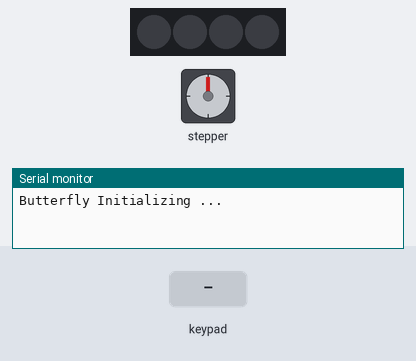
Simulated run of this sketch. Board: Arduino Uno, built with avr-gcc and run on an emulated ATmega328P. Shown: 4 RGB LEDs in strip order, left to right, stepper motor, the last lines printed to the serial monitor. Inputs (shaded band) come from the test bench. Dim RGB values are drawn brighter than linear; the strip is taken to match the declared colour order; stepper angles assume 200 steps per turn.

Above: at 4.2 s.
4.3 s: key '1' pressed
At 5.48 s:
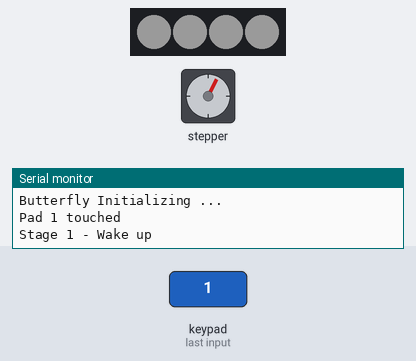
At 8.91 s:
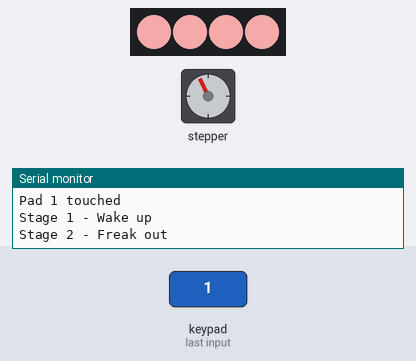
Timing chart, 0 to 17.8 s (numbered marks = the images above; inputs shaded):
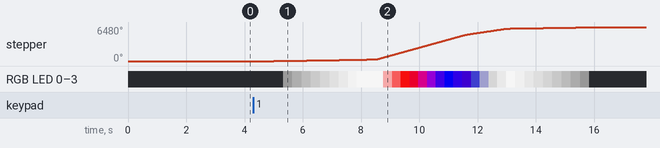

Measured:
- after the input at 4.3 s, stepper: turns 6480° clockwise in 11.3 s, starting after 0.70 s; RGB LED 0–3: off → RGB(26, 26, 26) after 1.0 s, → RGB(52, 52, 52) 0.32 s later, → RGB(79, 79, 79) 0.32 s later, → RGB(105, 105, 105) 0.32 s later, … (33 changes in this stretch)

The sketch:

butterfly-code.ino
```cpp
// Necyria lucia (Box Show 2021) control code
// In collaboration with https://github.com/travisformayor/
#include <Wire.h>
#include <Adafruit_MotorShield.h>
#include <Adafruit_PWMServoDriver.h>
#include <Adafruit_MPR121.h> // Capacitive Sensor
#include <Adafruit_NeoPixel.h>

// == Start Capacitive Init == //
#ifndef _BV
#define _BV(bit) (1 << (bit))
#endif

Adafruit_MPR121 cap = Adafruit_MPR121();

// Track last pin touched to detect when 'released'
uint16_t lasttouched = 0;
uint16_t currtouched = 0;
// == End Capacitive Init == //

// == Start Stepper Motor Init == //
Adafruit_MotorShield AFMS = Adafruit_MotorShield();
Adafruit_StepperMotor *myMotor = AFMS.getStepper(200, 2);

int totalSteps = 0; // track steps per run to return to starting
// == End Stepper Motor Init == //

// == Neopixels Init == //
#ifdef __AVR__
 #include <avr/power.h> // Required for 16 MHz Adafruit Trinket
#endif

#define LED_PIN   6
#define LED_COUNT 4
Adafruit_NeoPixel strip(LED_COUNT, LED_PIN, NEO_RGBW + NEO_KHZ800);

int currR = 0; // current red rgbw numerical value
int currG = 0; // current green rgbw numerical value
int currB = 0; // current blue rgbw numerical value
int currW = 0; // current white rgbw numerical value
// == End Neopixels init == //

void setup() {
  Serial.begin(9600); // set up Serial
  delay(3000); // Pause setup for Serial init

  Serial.println("Butterfly Initializing ...");

  // Set up capacitive sensor
  if (!cap.begin(0x5A)) {
    Serial.println("Cap sensor not found, check wiring?");
    while (1);
  }

  // Setup motor
  AFMS.begin();  // create with the default frequency 1.6KHz
  myMotor->setSpeed(100); // Init speed. 0 (off) -> 255 (max speed)

  // Setup Neopixels
  strip.begin();  // Initialize NeoPixel strip object
  strip.show();  // Turn OFF all pixels ASAP

  strip.setBrightness(225); // Set BRIGHTNESS to about 1/5 (max = 255)
  strip.show();
}

void loop() {
  //  Check if box touched...
  currtouched = cap.touched(); // Get currently touched pads

  // if it *is* touched and *wasnt* touched before, log and wake butterfly
  if ((currtouched & _BV(1)) && !(lasttouched & _BV(1)) ) {
    Serial.println("Pad 1 touched");

    pokeButterfly();
  }

  lasttouched = currtouched; // reset state

  delay(2000); // Delay helps cap with false positives, is a "hold to activate" time
}

void pokeButterfly() {
  lightsOff();

  Serial.println("Stage 1 - Wake up");
  //  - Fade in white lights
  //  - Run at slow speed for a bit after fade in done
  fadeInWhite(100,5); // delay per fade, steps per fade
  runMotor(20, 50); // speed, steps (slow)

  Serial.println("Stage 2 - Freak out");
  //  - Cycle colors through preset list of colors (config timing and list)
  //     - Last color return it to white
  //  - Flutter wings, ie oscillate motor speed
  colorCycle();

  Serial.println("Stage 3 - Go to sleep");
  //  - Lights fade out, motor runs down slow
  //  - Return wings to inital starting rest position
  fadeOutWhite(100,5); // delay per fade, steps per fade
  goToStart(); // return wings to starting position

  lightsOff();
  myMotor->release(); // release motor so it can be manually repositioned if needed
  Serial.println("Butterfly sequence complete");
  delay(3000); // Delay when next activation can happen
}

void colorCycle() {
  // == Start Config
  //  colors[rows][columns]
  //  {r, g, b, w}
  int numColors = 4;
  int colors[numColors][4] = {{0, 255, 0, 0},  // Green
                              {0, 0, 255, 0},  // Blue
                              {0, 40, 130, 0}, // Indigo
                              {0, 0, 0, 255}}; // White

  // Level of gradient detail in each color transition. Low means more colors.
  int colorDetail[numColors] = {20, 10, 20, 10};

  // Pause time (ms) between the gradient changes in each color transition
  int colorDelay[numColors] = {25, 10, 75,30};

  // Number of motor steps during each pause time
  int motorSteps[numColors] = {60, 50 ,75, 25};
  // == End Config

  for(int i=0; i < numColors; i++) { // Note: Need to manually set the number of loops to the number of colors
    colorTransition(colors[i], colorDetail[i], colorDelay[i], motorSteps[i]);
  }
}

void colorTransition(int rgbw[], int detail, int wait, int steps) {
    while(rgbw[0] != currR ||
          rgbw[1] != currG ||
          rgbw[2] != currB ||
          rgbw[3] != currW) {

    // Next color change in the transition
    int nextR = nextColor(currR, rgbw[0], detail);
    int nextG = nextColor(currG, rgbw[1], detail);
    int nextB = nextColor(currB, rgbw[2], detail);
    int nextW = nextColor(currW, rgbw[3], detail);

    setAll(nextR, nextG, nextB , nextW);
    delayStep(wait, steps); // Delay while stepping the motor
  }
}

int nextColor(int current, int target, int colorMove) {
  // Return color value, 0 - 255, moved +1 or -1 towards target value
  int colorDiff = current - target;
  int nextValue;

  if (colorDiff == 0 || abs(colorDiff) < colorMove) {
    // Target reached
    nextValue = target;
  }
  else if ( colorDiff > 0 ) {
    // Current value larger than target value. Step current down.
    nextValue = current - colorMove;
  }
  else if ( colorDiff < 0) {
    // Current value smaller than target. Step current up.
    nextValue = current + colorMove;
  }

  return nextValue;
}

void setAll(int r, int g, int b, int w){
  uint32_t color = strip.Color(g, r, b, w); // G & R are flipped

  for(int i=0; i<strip.numPixels(); i++) {
    // Loop each pixel
    strip.setPixelColor(i, color);
  }

  // Update strip
  strip.show();
  // Update current color state
  currR = r;
  currG = g;
  currB = b;
  currW = w;

}

void fadeInWhite(int fadeTime, int fadeSteps) {
  for(int c=0; c<=255; c+=10) { // Loop up to full white
    setAll(0, 0, 0, c);
    delayStep(fadeTime, fadeSteps); // Delay while stepping
  }
  setAll(0, 0, 0, 255);
}

void fadeOutWhite(int fadeTime, int fadeSteps) {
  for(int c=255; c>=0; c-=10) { // Loop down to no white
    setAll(0, 0, 0, c);
    delayStep(fadeTime, fadeSteps); // Delay while stepping
  }
  setAll(0, 0, 0, 0);
}

void goToStart() {
  // Return the stepper to the starting position
  // Note: 200 steps per rotation
  Serial.println("Total motor steps taken: "); Serial.println(totalSteps);
  int stepsToGo = 0;

  if ( totalSteps > 200 ) {
    int rotations = (int)(totalSteps / 200);
    int stepsOver = totalSteps - (rotations * 200);
    stepsToGo = 200 - stepsOver;
  }
  else {
    // 200 or less stepped, under 1 rotation
    stepsToGo = 200 - totalSteps;
  }
  Serial.println("Steps left to starting position: "); Serial.println(stepsToGo);
  runMotor(20, stepsToGo); // (speed, steps) - Slow finish

  // Done. Reset total steps
  totalSteps = 0;
}

void lightsOff() {
    strip.clear();
    strip.show();
}

void runMotor(int speed, int steps) {
  // Note: This blocks program execution till finished
  myMotor->setSpeed(speed); // Init speed. 0 (off) -> 255 (max speed)
  myMotor->step(steps, FORWARD, DOUBLE);

  totalSteps += steps; // Track steps
}

void delayStep(int totalDelay, int steps) {
  // Custom Delay: Step function is blocking, and delay blocks steps
  // Need a delay option that steps as well as waits
  // Divide requested delay by number of steps and round to nearest ms
  // (Note: If more steps than delay ms is requested, do 1 step per 1 ms till done)
  // Do one step for each divided ms amount

  // Note:
  // After max speed delay will slow down, Motor cant do anywhere near 1 step/ms.
  // Request less steps to speed the time back up.

  int delayPer;

  if ( totalDelay > steps ) {
    delayPer = (int)(totalDelay / steps) + 1;
  }
  else {
    delayPer = 1;
  }

  for(int i=0; i<steps; i++) {
    // Make one step
    myMotor->onestep(FORWARD, DOUBLE);
    // Wait till next step
    delay(delayPer);
  }

  totalSteps += steps; // Track Steps
}
```
